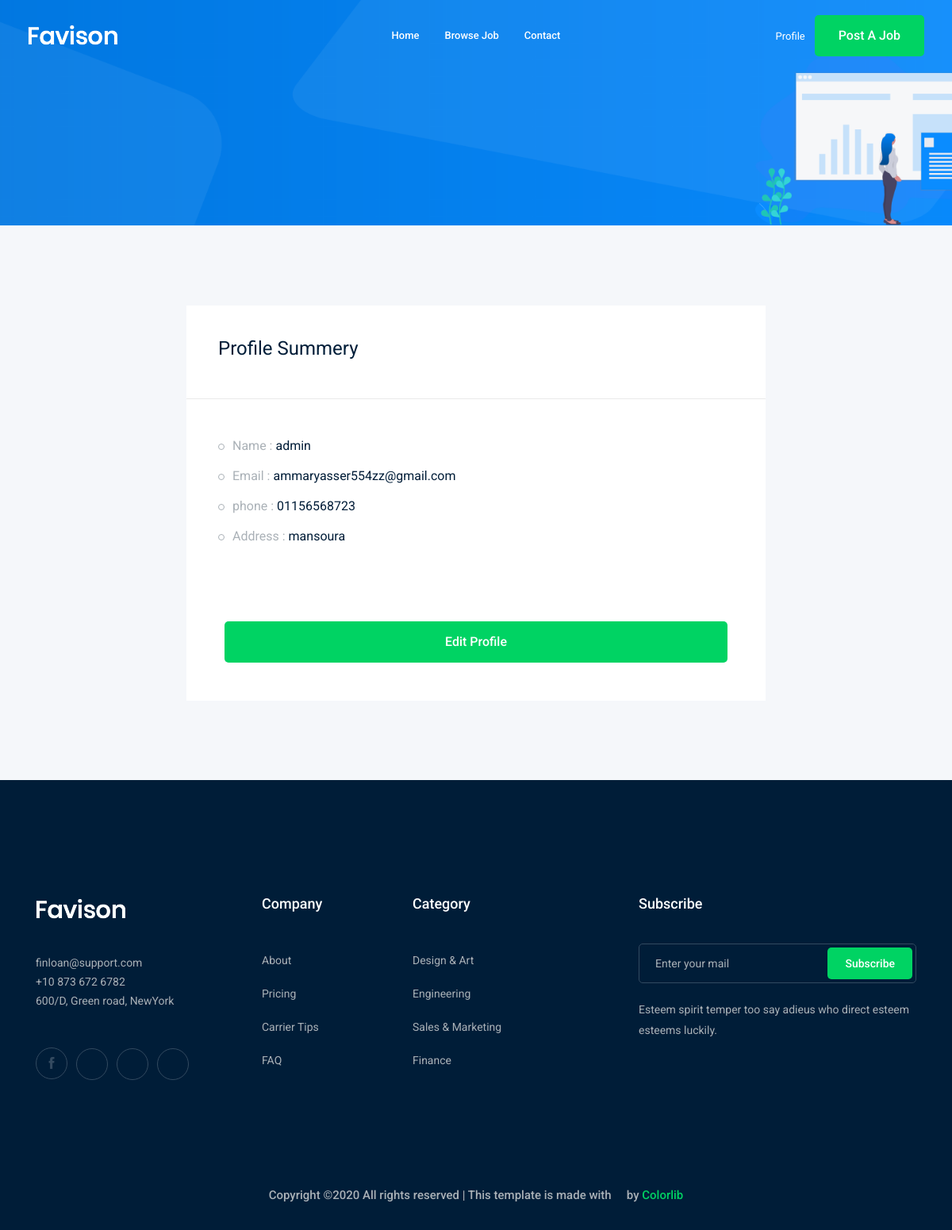
The app's page /accounts/profile (signed in) with its own data.
### accounts/models.py (models this page shows)
class Profile(models.Model):
    user = models.OneToOneField(User, on_delete=models.CASCADE)
    city = models.ForeignKey('City', related_name='user_city', on_delete=models.CASCADE , blank=True, null=True)
    phone_number = models.CharField(max_length=20)
    image = models.ImageField( upload_to='profile/')
    def __str__(self):
        return str(self.user)

class City(models.Model):
    name = models.CharField(max_length=30)
    def __str__(self):
        return self.name

### accounts/views.py (the view)
# urls.py: path('profile',views.profile,name='profile'),
def profile(request):
    profile = Profile.objects.get(user=request.user)
    return render(request,'accounts/profile.html',{'profile':profile})

### accounts/templates/accounts/profile.html (shortened to what this page needs)
 {% extends 'based.html' %}
 {% load bootstrap4 %}
{% block body %}
    <div class="bradcam_area bradcam_bg_1">
        <div class="container">
            <div class="row">
                <div class="col-xl-12">
                </div>
            </div>
        </div>
    </div>
    <div class="job_details_area">
        <div class="container">
            <div class="row">
                <div class="col-lg-8 mx-auto">
                    <div class="job_sumary">
                        <div class="summery_header">
                            <h3>Profile Summery</h3>
                        </div>
                        <div class="job_content">
                            <ul>
                                <li>Name :  <span>{{profile}}</span></li>
                                <li>Email :  <span>{{profile.user.email}}</span></li>
                                <li>phone :  <span>{{profile.phone_number}}</span></li>
                                <li>Address :  <span>{{profile.city}}</span></li>
                            </ul>
                        </div>
                        <div class="p-5">
                            <a class="boxed-btn3 w-100" href="{% url 'accounts:profile_edit'%}" >Edit profile</a>
                        </div>
                    </div>
                </div>
            </div>
        </div>
    </div>
{% endblock body %}

### records on screen
Profile: user.username "admin", user.email "ammaryasser554zz@gmail.com", phone_number "01156568723", city "mansoura"
